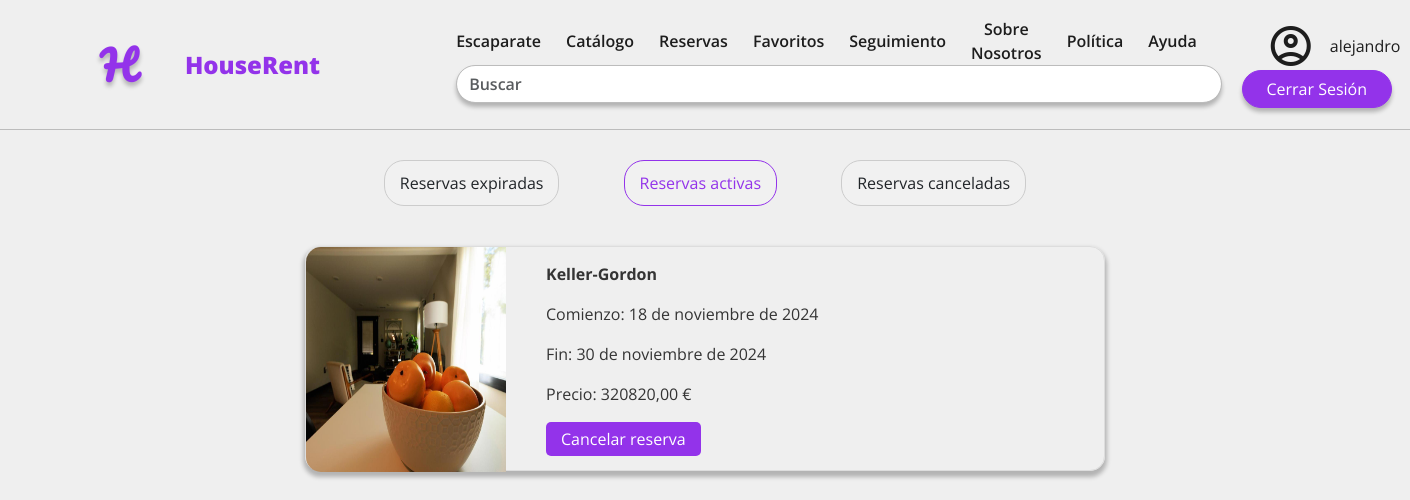
The app's page /booking/history (signed in) with its own data.
### apps/core/models.py (models this page shows, shortened)
class CustomUser(AbstractUser):
    first_name = models.CharField(max_length=150, blank=False, null=False)
    last_name = models.CharField(max_length=150, blank=False, null=False)
    username = models.CharField(
        max_length=150,
        unique=True,
        null=True,
        blank=True,
    )
    birth_date = models.DateField(blank=False, null=False)
    phone = PhoneNumberField(blank=False, null=False)
    address = models.ForeignKey(Address, on_delete=models.CASCADE, blank=False, null=True)
    dni = models.CharField(
        max_length=9,
        unique=True,
        blank=False,
        null=False,
        validators=[
            RegexValidator(
                regex='^\d{8}[a-zA-Z]$',
                message='Introducza un DNI válido',
                code='invalid_dni'
                )
            ])
    gender = models.CharField(max_length=16, choices=Gender.choices(), blank=False, null=False)
    request = models.CharField(max_length=16, choices=Request.choices(), default=Request.NOT_REQUESTED)
    stripe_id=models.CharField(max_length=40, blank=True,unique=True, null=True)
    class Meta:
        verbose_name = "Usuario"
        verbose_name_plural = "Usuarios"
        indexes = [
            models.Index(fields=['dni']),
            models.Index(fields=['phone']),
        ]

class Book(models.Model):
    start_date=models.DateTimeField(blank=False, null=False, validators=[Validators.validate_future_datetime])
    end_date=models.DateTimeField(blank=False, null=False, validators=[Validators.validate_future_datetime])
    payment_method=models.CharField(max_length=16, choices=PaymentMethod.choices(), blank=False, null=False)
    user=models.ForeignKey(CustomUser, on_delete=models.CASCADE, null=True)
    amount_people=models.PositiveIntegerField(blank=False, null=False)
    is_active=models.BooleanField()
    accommodation=models.ForeignKey(Accommodation,on_delete=models.CASCADE, blank=False, null=False)
    status = models.CharField(max_length=16, choices=BookingStatus.choices(), default=BookingStatus.PENDING, blank=False, null=False)
    special_requests = models.TextField()
    code = models.CharField(max_length=200, blank=False, null=False)
    payment_bool=models.BooleanField(default=False)
    stripe_checkout_id=models.CharField(max_length=500)
    price = models.DecimalField(decimal_places=2, max_digits=8, blank=False, null=False, validators=[MinValueValidator(0)])
    def calculate_total_price(self):
        days_difference = (self.end_date.date() - self.start_date.date()).days
        return Decimal(days_difference) * self.accommodation.price
    class Meta:
        verbose_name = "Reserva"
        verbose_name_plural = "Reservas"
        indexes = [
            models.Index(fields=['user']),
            models.Index(fields=['accommodation']),
            models.Index(fields=['status']),
        ]

class Image(models.Model):
    title = models.TextField(max_length=64, blank=False, null=False)
    order = models.PositiveIntegerField(blank=False, null=False)
    image = models.ImageField(
        upload_to="images/",
        blank=False,
        null=False,
        validators=[
            FileExtensionValidator(allowed_extensions=['jpg', 'png', 'jpeg'])
        ]
    )
    alt = models.CharField(max_length=256, blank=False, null=False)
    publication_date = models.DateField(auto_now=True, blank=False, null=False)
    accommodation = models.ForeignKey(Accommodation, on_delete=models.CASCADE, blank=False, null=False)
    class Meta:
        verbose_name = "Imagen"
        verbose_name_plural = "Imágenes"
        unique_together = ('accommodation', 'order')

class Accommodation(models.Model):
    name = models.CharField(max_length=256, blank=False, null=False)
    description = models.TextField(max_length=1024, blank=False, null=False)
    capacity = models.PositiveIntegerField(blank=False, null=False, default=1)
    owner = models.ForeignKey(CustomUser, on_delete=models.CASCADE, blank=False, null=False)
    price = models.DecimalField(decimal_places=2, max_digits=8, blank=False, null=False, validators=[MinValueValidator(0)], help_text='Ingresa un valor positivo')
    address = models.ForeignKey(Address, on_delete=models.CASCADE, blank=False, null=False)
    category = models.CharField(max_length=16, choices=Category.choices(), blank=False, null=False)
    service = models.ManyToManyField(Service, blank=True)
    creation_date = models.DateField(auto_now_add=True, blank=False, null=False)
    modification_date = models.DateField(auto_now=True, blank=False, null=False)
    is_active = models.BooleanField(default=True, blank=False, null=False)
    class Meta:
        verbose_name = "Alojamiento"
        verbose_name_plural = "Alojamientos"
        indexes = [
            models.Index(fields=['name']),
            models.Index(fields=['owner']),
            models.Index(fields=['category']),
        ]

### apps/booking/views.py (the view)
# urls.py: path('history', booking_history, name='history'),
@login_required(login_url="/login/")
def booking_history(request):
    current_user = request.user
    pendding_booking = Book.objects.filter(Q(user=current_user) & Q(end_date__lt = datetime.now().date()) & Q(is_active=True) & ~Q(status=BookingStatus.CANCELLED)).order_by('start_date')
    confirm_booking = Book.objects.filter(Q(user=current_user) & Q(end_date__gte = datetime.now().date()) & Q(is_active=True) & ~Q(status=BookingStatus.CANCELLED)).order_by('start_date')
    cancel_booking = Book.objects.filter(Q(user=current_user) & Q(is_active=False) & Q(status=BookingStatus.CANCELLED)).order_by('start_date')
    es_propietario=request.user.groups.filter(name="Propietarios").exists()
    for booking in pendding_booking:
        booking.accommodation.first_image = Image.objects.filter(accommodation=booking.accommodation, order=1).first()
    for booking in confirm_booking:
        booking.accommodation.first_image = Image.objects.filter(accommodation=booking.accommodation, order=1).first()
    for booking in cancel_booking:
        booking.accommodation.first_image = Image.objects.filter(accommodation=booking.accommodation, order=1).first()
    now = datetime.now().date()
    return render(request, 'booking/history.html', {'pendding_booking': pendding_booking, 'confirm_booking': confirm_booking, 'cancel_booking': cancel_booking,'propietario':es_propietario, 'now':now})

### templates/booking/history.html (shortened to what this page needs)
{% extends 'base_generic.html' %}
{% block content %}
{% load static %}
<link rel="stylesheet" type="text/css" href="/static/css/history.css">
<div class="tab-container">
    <div class="tab-buttons">
        <div class="tab-button" onclick="openTab(event, 'pass')" class="active">Reservas expiradas</div>
        <div class="tab-button active" onclick="openTab(event, 'confirm')">Reservas activas</div>
        <div class="tab-button" onclick="openTab(event, 'canceled')">Reservas canceladas</div>
    </div>
    <div id="confirm" class="tab">
        {% for booking in confirm_booking %}
        <div class="card-history">
            <div class="card-header">
                <img src="{{ booking.accommodation.first_image.image.url }}" alt="{{ booking.accommodation.first_image.alt }}" class="card-image">
            </div>
            <div class="card-body">
                <p class="title">{{booking.accommodation.name}}</p>
                <p>Comienzo: {{booking.start_date.date}}</p>
                <p>Fin: {{booking.end_date.date}}</p>
                <p>Precio: {{booking.calculate_total_price}} €</p>
                <div>
                    {% if booking.start_date.date <= now%}
                    <a href="/add_claim/{{booking.id}}" class="button-link">Reclamar</a>
                    {% else %}
                    <a>
                        <form action="{% url 'cancelBooksUser' book_id=booking.id %}" method="post" >
                          <button type="submit" style="background-color: transparent;color: white; border:none; padding: 5px 15px;background-color: var(--c5) !important;border-radius: 5px;">Cancelar reserva</button>
                      </form>
                    </a>
                    {% endif %}
                </div>
            </div>
        </div>
        {% endfor %}
    </div>
</div>
{% endblock %}

### templates/base_generic.html (shortened to what this page needs)
<!DOCTYPE html>
<html lang="es">
<head>
  <link rel="stylesheet" type="text/css" href="/static/css/var.css">
  <link rel="stylesheet" type="text/css" href="/static/css/navbar.css">
  <link rel="stylesheet" type="text/css" href="/static/css/form.css">
  <link rel="stylesheet" type="text/css" href="/static/css/details.css">
  <link rel="stylesheet" type="text/css" href="/static/css/book_search.css">
  <link rel="stylesheet" type="text/css" href="/static/css/profile.css">
  <link rel="stylesheet" href="https://cdn.jsdelivr.net/npm/bootstrap@5.3.0/dist/css/bootstrap.min.css">
</head>
<body>
  <nav class="navbar navbar-expand-lg">
    <div class="container-fluid">
        <a class="navbar-logo" href="/">H</a>
        <a class="navbar-brand" href="/">HouseRent</a>
        <div class="collapse navbar-collapse" id="navbarNav">
          <div class="column">
            <ul class="navbar-nav">
              <li class="nav-item">
                <a class="nav-link text-center" href="/">Escaparate</a>
              </li>
                <li class="nav-item">
                  <a class="nav-link text-center" href="/catalogo">Catálogo</a>
                </li>
                {% if user.is_authenticated and user.groups.all.0.name != 'Propietarios' %}
                <li class="nav-item">
                <a class="nav-link text-center" href="{{ request.scheme }}://{{request.get_host}}/booking/history">Reservas</a>
                </li>
                {% endif %}
                {% if user.is_authenticated and user.groups.all.0.name != 'Propietarios' %}
                <li class="nav-item">
                <a class="nav-link text-center" href="/favoritos">Favoritos</a>
                </li>
                {% endif %}
                <li class="nav-item">
                <a class="nav-link text-center" href="/booking">Seguimiento</a>
                </li>
                <li class="nav-item">
                <a class="nav-link text-center" href="/sobre-nosotros">Sobre Nosotros</a>
                </li>
                <li class="nav-item">
                <a class="nav-link text-center" href="/privatePolicy">Política</a>
                </li>
                <li class="nav-item">
                <a class="nav-link text-center" href="/ayuda">Ayuda</a>
                </li>
            </ul>
              <form action="/catalogo" method="get">
              <div class="form-group">
                <div id="name" class="form-label">
                <input type="text" id="name" name="name" class="form-control" placeholder="Buscar" value="{{ request.GET.name }}">
              </div>
            </div>
          </form>
        </div>
        </div>
        {% if user.is_authenticated %}
        <div class="column">
          <a class="account-btn" href="/profile">
            <span class="material-symbols-outlined account">
            </span>
            <span class="account-name">{{ user.username }}</span>
          </a>
          <a class="btn btn-primary" href="/logout">Cerrar Sesión</a>
        {% else %}
          <a class="btn btn-primary" href="/login">Iniciar Sesión</a>
        {% endif %}
        </div>
  </nav>
  {% block content %}
  {% endblock %}
</body>
</html>

### static/css/var.css (style rules this page uses)
:root { --c1: #EFEFEF; --c2: #BCBCBC; --c3: #343434; --c4: #1D1D1D; --c5: #9333EA; --c6: #9e1d1d; --f1: 2.5rem; --f2: 1.5rem; --f3: 1rem; --f4: 0.8rem; --f5: 0.6rem; --w1: 800; --w2: 600; --w3: 400; --navbar-altura: 130px; --content-padding: 50px; }

### static/css/navbar.css (style rules this page uses)
* { margin: 0; padding: 0; box-sizing: border-box; font-family: 'Open Sans', sans-serif !important; }
.material-symbols-outlined { font-family: 'Material Symbols Outlined' !important; font-variation-settings: 'FILL' 0, 'wght' 400, 'GRAD' 0, 'opsz' 24; }
body { background-color: var(--c1) !important; }
.btn-primary { background-color: var(--c5) !important; border-color: var(--c5) !important; border-radius: 30px !important; box-shadow: 0px 4px 4px 0px rgba(0, 0, 0, 0.25) !important; font-size: var(--f3) !important; font-weight: var(--w3) !important; width: fit-content !important; min-width: 150px !important; }
.container-fluid { flex-grow: 1; padding: 0 !important; }
.navbar { background-color: var(--c1) !important; border-bottom: 1px solid var(--c2) !important; padding: 0px 100px !important; position: sticky !important; top: 0; z-index: 1000; height: 130px !important; }
.navbar-logo { font-family: 'Pacifico', cursive !important; font-size: var(--f1) !important; color: var(--c5) !important; font-weight: 600 !important; margin-right: 50px !important; text-decoration: none !important; text-shadow: 0px 4px 4px rgba(0, 0, 0, 0.25) !important; }
.navbar-brand { color: var(--c5) !important; font-size: var(--f2) !important; font-weight: 800 !important; padding-right: 100px !important; }
a.nav-link { color: var(--c4) !important; font-size: var(--f3) !important; font-weight: 600 !important; padding: 0 25px 0 0 !important; text-decoration: none !important; display: flex; align-items: center; justify-content: center; height: 100%; }
.navbar-collapse { justify-content: flex-start !important; }

### static/css/form.css (style rules this page uses)
.navbar { background-color: var(--c1) !important; border-bottom: 1px solid var(--c2) !important; padding: 0px 100px !important; }
.form-group { margin-bottom: 10px !important; }
.form-label { font-size: var(--f3) !important; font-weight: 800 !important; color: var(--c4) !important; }
.form-control { border-radius: 30px !important; border-color: var(--c2) !important; font-size: var(--f3) !important; font-weight: 600 !important; color: var(--c3) !important; box-shadow: 0px 4px 4px 0px rgba(0, 0, 0, 0.25) !important; }
.card-body { padding: 15px !important; text-align: left; position: relative !important; height: 100px !important; color: var(--c3) !important; }

### static/css/profile.css (style rules this page uses)
.account-btn { color: var(--c4); text-decoration: none !important; display: flex; align-items: center; }
.account { font-size: 48px; margin-left: 25px; margin-right: 15px; }

### static/css/history.css (style rules this page uses)
.tab-container { display: flex; width: 100%; align-items: center; justify-content: center; flex-direction: column; }
.tab { display: none; }
.tab-button { cursor: pointer; padding: 10px 15px; margin: 30px; border: 1px solid #ccc; background-color: #f1f1f1; display: inline-block; border-radius: 20px; }
.tab-button.active { border-color: var(--c5) !important; color: var(--c5) !important; }
.card-image { max-width: 200px !important; height: 225px !important; display: block !important; margin: 0 !important; border-top-left-radius: 15px !important; border-bottom-left-radius: 15px !important; border-top-right-radius: 0 !important; border-bottom-right-radius: 0 !important; }
.card-header { height: 200px !important; width: 225px !important; border-top-left-radius: 15px !important; border-bottom-left-radius: 15px !important; border-top-right-radius: 0 !important; border-bottom-right-radius: 0 !important; }
.card-history { width: 800px !important; height: 225px !important; margin: 10px !important; display: flex !important; flex-direction: row !important; border-radius: 15px !important; border: 1px solid #ddd !important; box-shadow: 0px 4px 4px 2px rgba(0, 0, 0, 0.25) !important; text-decoration: none; }
.title { font-weight: bold !important; }

### templates/base_generic.html (style rules this page uses)
.column { margin-left: 20px !important; }

### records on screen
CustomUser: username "alejandro"
Book: accommodation.first_image.image (picture), accommodation.name "Keller-Gordon", start_date "18 de noviembre de 2024", end_date "30 de noviembre de 2024", calculate_total_price "320820,00", shows "Cancelar reserva"
